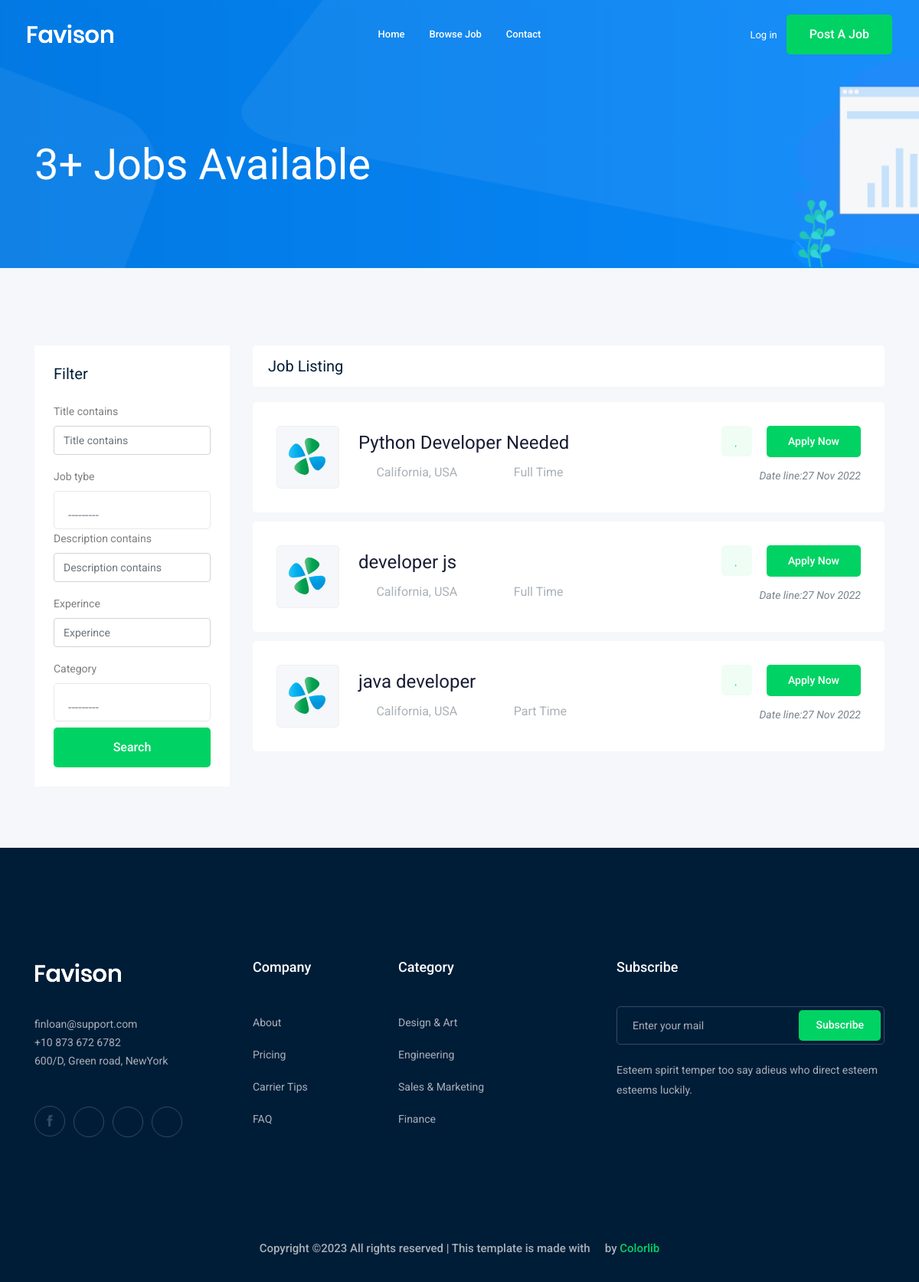
Screenshot of /jobs/ with the database file from the repository.
### job/models.py (models this page shows, shortened)
class job(models.Model):
    owner = models.ForeignKey(User, related_name='job_owner', on_delete=models.CASCADE)
    title = models.CharField(max_length=100)
    job_tybe = models.CharField(max_length=15, choices=JOB_TYBE)
    description = models.TextField(max_length=1000)
    published_at = models.DateTimeField(auto_now=True)
    vacancy = models.IntegerField(default=1)
    salary = models.IntegerField(default=0)
    experince = models.IntegerField(default=1)
    Category = models.ForeignKey('Category', on_delete=models.CASCADE)
    image = models.ImageField(upload_to=image_upload)
    slug = models.SlugField(null=True, blank=True)
    def __str__(self):
        return self.title

### job/views.py (the view)
# urls.py: path('',views.job_list, name='job_list'),
def job_list(request):
    job_list = job.objects.all()
    myfilter = JobFilter(request.GET, queryset=job_list)
    job_list = myfilter.qs
    paginator = Paginator(job_list, 3) # Show 25 contacts per page.
    page_number = request.GET.get('page')
    page_obj = paginator.get_page(page_number)
    context={'jobs':page_obj, 'myfilter':myfilter}
    return render(request,'job/job_list.html', context)

### job/models.py (called while the page is built)
    def __str__(self):
        return self.name

### job/templates/job/job_list.html (shortened to what this page needs)
{% extends 'base.html' %}
{% load bootstrap4 %}
{%block body%}
    <div class="bradcam_area bradcam_bg_1">
        <div class="container">
            <div class="row">
                <div class="col-xl-12">
                    <div class="bradcam_text">
                        <h3>{{jobs|length}}+ Jobs Available</h3>
                    </div>
                </div>
            </div>
        </div>
    </div>
    <div class="job_listing_area plus_padding">
        <div class="container">
            <div class="row">
                <div class="col-lg-3">
                    <div class="job_filter white-bg">
                        <div class="form_inner white-bg">
                            <h3>Filter</h3>
                            <form method="GET">
                                {% bootstrap_form myfilter.form %}
                                <input type="submit" value="Search" class="boxed-btn3 w-100 mt-2">
                            </form>
                        </div>
                    </div>
                </div>
                <div class="col-lg-9">
                    <div class="recent_joblist_wrap">
                        <div class="recent_joblist white-bg ">
                            <div class="row align-items-center">
                                <div class="col-md-6">
                                    <h4>Job Listing</h4>
                                </div>
                                <div class="col-md-6">
                                </div>
                            </div>
                        </div>
                    </div>
                    <div class="job_lists m-0">
                        <div class="row">
                            {% for job in jobs  %}
                            <div class="col-lg-12 col-md-12">
                                <div class="single_jobs white-bg d-flex justify-content-between">
                                    <div class="jobs_left d-flex align-items-center">
                                        <div class="thumb">
                                            <img src="img/svg_icon/1.svg" alt="">
                                        </div>
                                        <div class="jobs_conetent">
                                            <a href="{% url 'jobs:job_detail' job.slug %}"><h4>{{job}}</h4></a>
                                            <div class="links_locat d-flex align-items-center">
                                                <div class="location">
                                                    <p> <i class="fa fa-map-marker"></i> California, USA</p>
                                                </div>
                                                <div class="location">
                                                    <p> <i class="fa fa-clock-o"></i> {{job.job_tybe}}</p>
                                                </div>
                                            </div>
                                        </div>
                                    </div>
                                    <div class="jobs_right">
                                        <div class="apply_now">
                                            <a class="heart_mark" href="#"> <i class="fa fa-heart"></i> </a>
                                            <a href="{% url 'jobs:job_detail' job.slug %}" class="boxed-btn3">Apply Now</a>
                                        </div>
                                        <div class="date">
                                            <p>Date line:{{job.published_at|date:'d M o'}}</p>
                                        </div>
                                    </div>
                                </div>
                            </div>
                            {% endfor %}
                        </div>
                    </div>
                </div>
            </div>
        </div>
    </div>
{% endblock body %}

### templates/base.html (shortened to what this page needs)
{%load static%}
<!doctype html>
<html class="no-js" lang="zxx">
<head>
    <link rel="stylesheet" href="{%static 'css/bootstrap.min.css' %}">
    <link rel="stylesheet" href="{%static 'css/owl.carousel.min.css' %}">
    <link rel="stylesheet" href="{%static 'css/magnific-popup.css' %}">
    <link rel="stylesheet" href="{%static 'css/font-awesome.min.css' %}">
    <link rel="stylesheet" href="{%static 'css/themify-icons.css' %}">
    <link rel="stylesheet" href="{%static 'css/nice-select.css' %}">
    <link rel="stylesheet" href="{%static 'css/flaticon.css' %}">
    <link rel="stylesheet" href="{%static 'css/jquery-ui.css' %}">
    <link rel="stylesheet" href="{%static 'css/gijgo.css' %}">
    <link rel="stylesheet" href="{%static 'css/animate.min.css' %}">
    <link rel="stylesheet" href="{%static 'css/slicknav.css' %}">
    <link rel="stylesheet" href="{%static 'css/style.css' %}">
</head>
<body>
    <header>
        <div class="header-area ">
            <div id="sticky-header" class="main-header-area">
                <div class="container-fluid ">
                    <div class="header_bottom_border">
                        <div class="row align-items-center">
                            <div class="col-xl-3 col-lg-2">
                                <div class="logo">
                                    <a href="index.html">
                                        <img src="img/logo.png" alt="">
                                    </a>
                                </div>
                            </div>
                            <div class="col-xl-6 col-lg-7">
                                <div class="main-menu  d-none d-lg-block">
                                    <nav>
                                        <ul id="navigation">
                                            <li><a href="/">home</a></li>
                                            <li><a href="{% url 'jobs:job_list'%}">Browse Job</a></li>
                                            <li><a href="{%url 'contact:contact' %}">Contact</a></li>
                                        </ul>
                                    </nav>
                                </div>
                            </div>
                            <div class="col-xl-3 col-lg-3 d-none d-lg-block">
                                <div class="Appointment">
                                    {%if request.user.is_authenticated %}
                                        <div class="phone_num d-none d-xl-block">
                                            <a href="{%url 'accounts:profile'%}">Profile</a>
                                        </div>
                                    {%else%}
                                        <div class="phone_num d-none d-xl-block">
                                            <a href="{%url 'login'%}">Log in</a>
                                        </div>
                                    {%endif%}
                                    <div class="d-none d-lg-block">
                                        <a class="boxed-btn3" href="{% url 'jobs:add_job' %}">Post a Job</a>
                                    </div>
                                </div>
                            </div>
                            <div class="col-12">
                            </div>
                        </div>
                    </div>
                </div>
            </div>
        </div>
    </header>
   {%block body%}
   {% endblock body %}
    <footer class="footer">
        <div class="footer_top">
            <div class="container">
                <div class="row">
                    <div class="col-xl-3 col-md-6 col-lg-3">
                        <div class="footer_widget wow fadeInUp" data-wow-duration="1s" data-wow-delay=".3s">
                            <div class="footer_logo">
                                <a href="#">
                                    <img src="img/logo.png" alt="">
                                </a>
                            </div>
                            <p>
                                finloan@support.com <br>
                                +10 873 672 6782 <br>
                                600/D, Green road, NewYork
                            </p>
                            <div class="socail_links">
                                <ul>
                                    <li>
                                        <a href="#">
                                            <i class="ti-facebook"></i>
                                        </a>
                                    </li>
                                    <li>
                                        <a href="#">
                                            <i class="fa fa-google-plus"></i>
                                        </a>
                                    </li>
                                    <li>
                                        <a href="#">
                                            <i class="fa fa-twitter"></i>
                                        </a>
                                    </li>
                                    <li>
                                        <a href="#">
                                            <i class="fa fa-instagram"></i>
                                        </a>
                                    </li>
                                </ul>
                            </div>
                        </div>
                    </div>
                    <div class="col-xl-2 col-md-6 col-lg-2">
                        <div class="footer_widget wow fadeInUp" data-wow-duration="1.1s" data-wow-delay=".4s">
                            <h3 class="footer_title">
                                Company
                            </h3>
                            <ul>
                                <li><a href="#">About </a></li>
                                <li><a href="#"> Pricing</a></li>
                                <li><a href="#">Carrier Tips</a></li>
                                <li><a href="#">FAQ</a></li>
                            </ul>
                        </div>
                    </div>
                    <div class="col-xl-3 col-md-6 col-lg-3">
                        <div class="footer_widget wow fadeInUp" data-wow-duration="1.2s" data-wow-delay=".5s">
                            <h3 class="footer_title">
                                Category
                            </h3>
                            <ul>
                                <li><a href="#">Design & Art</a></li>
                                <li><a href="#">Engineering</a></li>
                                <li><a href="#">Sales & Marketing</a></li>
                                <li><a href="#">Finance</a></li>
                            </ul>
                        </div>
                    </div>
                    <div class="col-xl-4 col-md-6 col-lg-4">
                        <div class="footer_widget wow fadeInUp" data-wow-duration="1.3s" data-wow-delay=".6s">
                            <h3 class="footer_title">
                                Subscribe
                            </h3>
                            <form action="#" class="newsletter_form">
                                <input type="text" placeholder="Enter your mail">
                                <button type="submit">Subscribe</button>
                            </form>
                            <p class="newsletter_text">Esteem spirit temper too say adieus who direct esteem esteems
                                luckily.</p>
                        </div>
                    </div>
                </div>
            </div>
        </div>
        <div class="copy-right_text wow fadeInUp" data-wow-duration="1.4s" data-wow-delay=".3s">
            <div class="container">
                <div class="row">
                    <div class="col-xl-12">
                        <p class="copy_right text-center">
Copyright &copy;<script>document.write(new Date().getFullYear());</script> All rights reserved | This template is made with <i class="fa fa-heart-o" aria-hidden="true"></i> by <a href="https://colorlib.com" target="_blank">Colorlib</a>
                        </p>
                    </div>
                </div>
            </div>
        </div>
    </footer>
</body>
</html>

### rows the page displays
job: title "Python Developer Needed", job_tybe "Full Time", published_at "27 Nov 2022"
job: title "developer js", job_tybe "Full Time", published_at "27 Nov 2022"
job: title "java developer", job_tybe "Part Time", published_at "27 Nov 2022"

### other values shown
{{ jobs|length }} "3"
